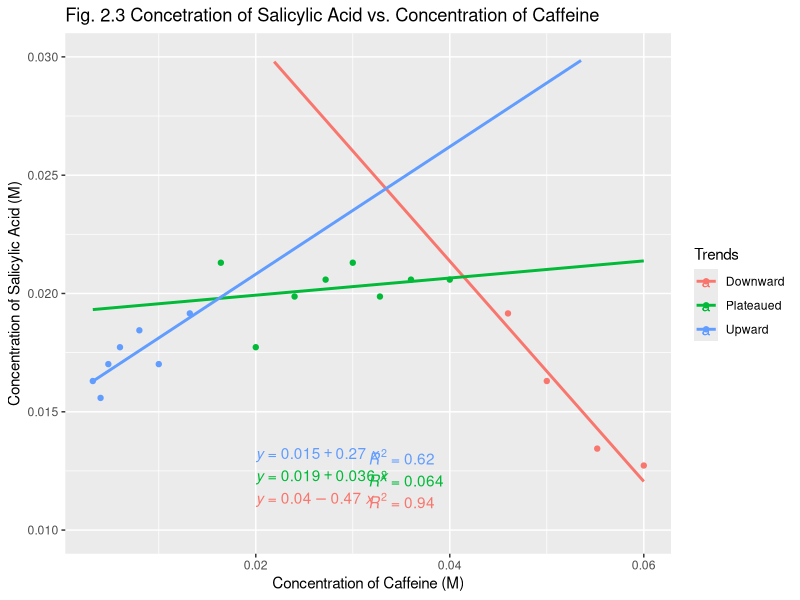
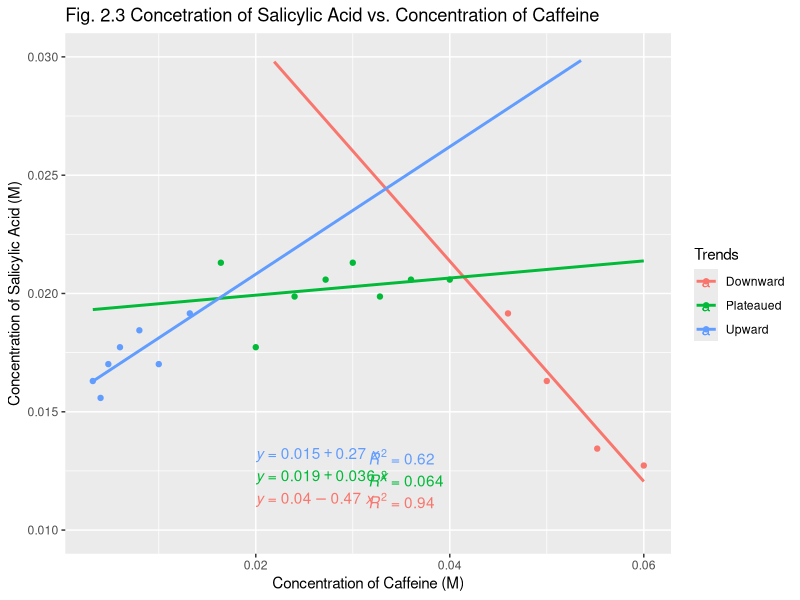

Here is the R script that generated these plots, in order:
library(ggplot2)
library(ggpubr)

absorbance <- c(
  # upward
  0.23, 0.22, 0.24, 0.25, 0.26, 0.24, 0.27,
  # plateaued
  0.3, 0.25, 0.28, 0.29, 0.3, 0.28, 0.29, 0.29,
  # downward
  0.27, 0.23, 0.19, 0.18
)
salicylate_conc_in_solution <- c()

# y = 280x + 0.0018
# dilution factor of 20 times
for (value in absorbance) {
  conc <- (value - 0.0018) / 280 * 20
  salicylate_conc_in_solution <- c(salicylate_conc_in_solution, conc)
}

stock_caffeine_added <- c(
  0.8, 1, 1.2, 1.5, 2, 2.5, 3.3, 4.1, 5, 6, 6.8,
  7.5, 8.2, 9, 10, 11.5, 12.5, 13.8, 15
)
caffeine_conc <- c()

for (value in stock_caffeine_added) {
  conc <- value / 1000 * 0.08 / (20 / 1000)
  caffeine_conc <- c(caffeine_conc, conc)
}

solubility_df <- data.frame(
  salicylate_conc_in_solution = salicylate_conc_in_solution,
  caffeine_conc = caffeine_conc,
  Trends = c(rep(c("Upward", "Plateaued", "Downward"), c(7, 8, 4)))
)

ggplot(
  data = solubility_df,
  aes(x = caffeine_conc, y = salicylate_conc_in_solution, color = Trends)
) +
geom_point() +
geom_smooth(method = "lm", fullrange = TRUE, se = FALSE) +
stat_regline_equation(label.x = 0.02, label.y.npc = "bottom") +
stat_regline_equation(
  aes(label = after_stat(rr.label)),
  label.x.npc = "center",
  label.y.npc = "bottom"
) +
ylim(0.01, 0.03) +
ggtitle(
  "Fig. 2.3 Concetration of Salicylic Acid vs. Concentration of Caffeine"
) +
xlab("Concentration of Caffeine (M)") +
ylab("Concentration of Salicylic Acid (M)")

ggsave("fig-2.3.png", height = 7, width = 12)
